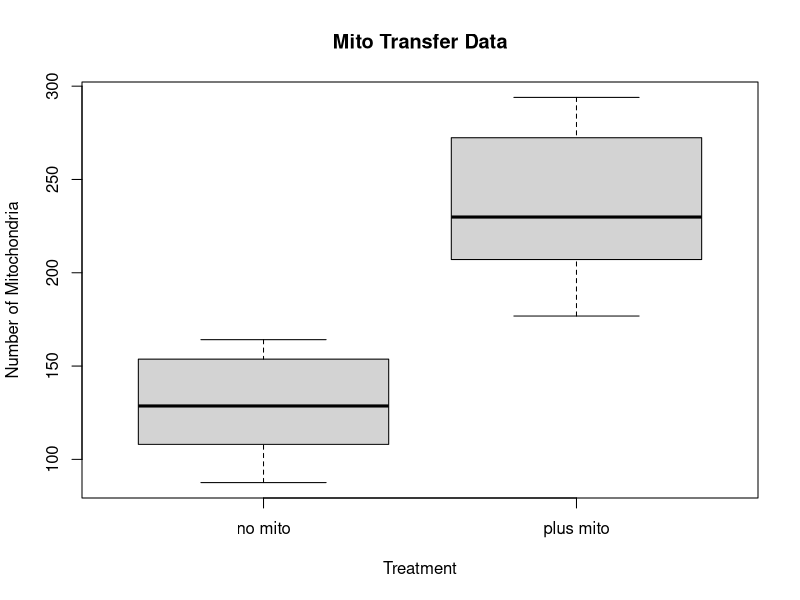

R code for this plot:
## ---- chunk 1
knitr::opts_chunk$set(echo = TRUE)
## ---- chunk 2
# make data
no_mito <- rnorm(6, mean=130, sd=17)
plus_mito <- rnorm(6, mean=230, sd=54)

# put data into a dataframe
Number_of_mitochondria <- c(no_mito,plus_mito)
Treatment_condition <- c(rep("no mito", length(no_mito)),rep("plus mito",length(plus_mito)))
mito_frame <- data.frame(Number_of_mitochondria, Treatment_condition)
print(mito_frame)
## ---- chunk 3
# find mean and standard deviation of no_mito
mean(mito_frame[1:length(no_mito),1])
sd(mito_frame[1:length(no_mito),1])
# find mean and standard deviation of plus_mito
mean(mito_frame[(length(no_mito)+1):(length(no_mito)+length(plus_mito)),1])
sd(mito_frame[(length(no_mito)+1):(length(no_mito)+length(plus_mito)),1])
## ---- chunk 4
# Perform a T-test
stat <- t.test(Number_of_mitochondria ~ Treatment_condition, data = mito_frame)
print(stat$p.value)

#Make a boxplot
boxplot(Number_of_mitochondria~Treatment_condition,data=mito_frame, main="Mito Transfer Data",
        xlab="Treatment", ylab="Number of Mitochondria")
## ---- chunk 5
replicates <- 3:6

for (i in replicates){
  no_mito <- rnorm(i, mean=130, sd=17)
  plus_mito <- rnorm(i, mean=230, sd=54)
  Number_of_mitochondria <- c(no_mito,plus_mito)
  Treatment_condition <- c(rep("no mito", length(no_mito)),rep("plus mito",length(plus_mito)))
  mito_frame <- data.frame(Number_of_mitochondria, Treatment_condition)
  stat <- t.test(Number_of_mitochondria ~ Treatment_condition, data = mito_frame)
  cat("Replicates=",i,"P-value=")
  print(stat$p.value)
}
## ---- chunk 6
mean_dif <- seq(from=10, to=100, by=10)
for (i in mean_dif){
  no_mito <- rnorm(6, mean=130, sd=17)
  plus_mito <- rnorm(6, mean=(130+i), sd=54)
  Number_of_mitochondria <- c(no_mito,plus_mito)
  Treatment_condition <- c(rep("no mito", length(no_mito)),rep("plus mito",length(plus_mito)))
  mito_frame <- data.frame(Number_of_mitochondria, Treatment_condition)
  stat <- t.test(Number_of_mitochondria ~ Treatment_condition, data = mito_frame)
  cat("Mean Difference=",i,"P-value=")
  print(stat$p.value)
}
